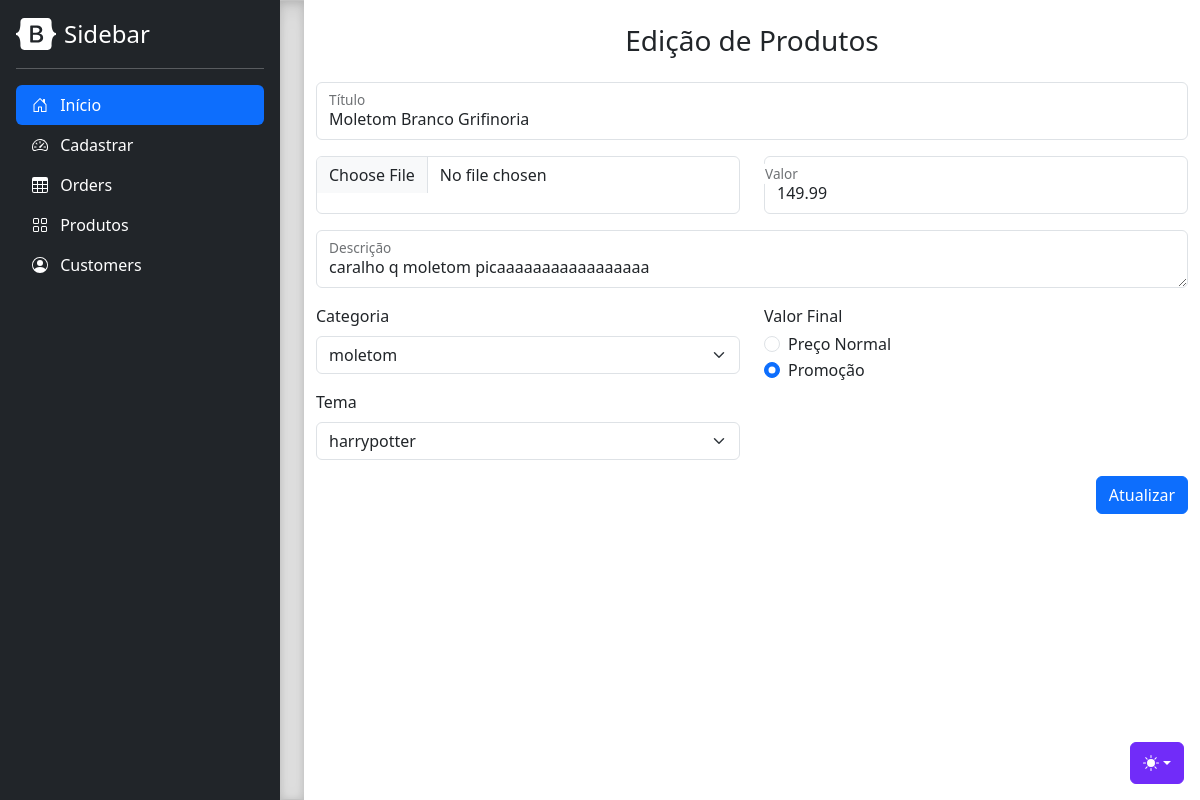
The page /admin/form-edicao.php?idproduto=5 on the database its author committed.
### tables this page shows
CREATE TABLE `produtos` (
  `idproduto` int NOT NULL AUTO_INCREMENT,
  `titulo` varchar(200) DEFAULT NULL,
  `valor` double DEFAULT NULL,
  `descricao` text,
  `imagem` longblob,
  `promocao` int DEFAULT NULL,
  `idcategoria` int DEFAULT NULL,
  `idtema` int DEFAULT NULL,
  PRIMARY KEY (`idproduto`),
  KEY `idcategoria_idx` (`idcategoria`),
  KEY `idtema_idx` (`idtema`),
  CONSTRAINT `idcategoria` FOREIGN KEY (`idcategoria`) REFERENCES `categorias` (`idcategoria`),
  CONSTRAINT `idtema` FOREIGN KEY (`idtema`) REFERENCES `tema` (`idtema`)
);

### admin/src/ProdutosDAO.php (called while the page is built, shortened)
<?php
class ProdutosDAO {
    public function getProduto($idproduto) {
        $conexaoBD = ConexaoBD::conectar();
        $sql = "select * from produtos where idproduto=$idproduto";
        $resultado = $conexaoBD->query($sql);
        $produto = $resultado->fetch(PDO::FETCH_ASSOC);
        return $produto;
    }
}

### admin/src/CategoriaDAO.php (called while the page is built, shortened)
<?php
class CategoriaDAO {
    public function getCategorias(){
        $conexaoBD = ConexaoBD::conectar();
        $sql = "select * from categorias";
        $resultado = $conexaoBD->query($sql);
        $categorias = $resultado->fetchAll(PDO::FETCH_ASSOC);
        return $categorias;
    }
}

### admin/src/TemaDAO.php (called while the page is built, shortened)
<?php
class TemaDAO {
    public function getTemas(){
        $conexaoBD = ConexaoBD::conectar();
        $sql = "select * from tema";
        $resultado = $conexaoBD->query($sql);
        $temas = $resultado->fetchAll(PDO::FETCH_ASSOC);
        return $temas;
    }
}

### admin/form-edicao.php (the view, shortened to what this page needs)
<?php
  include "menu.php";
  require_once "src/ProdutosDAO.php";
  $produtosDAO = new ProdutosDAO();
  $produto = $produtosDAO->getProduto($_GET['idproduto']);
?>
<div class="container w-75">
  <form action="edicao-produto.php" method="post" enctype="multipart/form-data">
    <h3 class="text-center my-4">Edição de Produtos</h3>
    <div class="form-floating my-3">
      <input type="text" class="form-control" id="textID" placeholder="text" name="titulo" value="<?=$produto['titulo']?>" required>
      <label for="floatingInput">Título</label>
    </div>
    <div class="row my-3">
      <div class="col-6">
        <input type="file" class="form-control h-100" id="imagemID" name="imagem">
      </div>
      <div class="form-floating col-6">
        <input type="text" class="form-control" id="valorID" placeholder="text" name="valor" value="<?=$produto['valor']?>" required>
        <label for="floatingInput">Valor</label>
      </div>
    </div>
    <div class="form-floating">
      <textarea class="form-control" placeholder="Leave a comment here" id="descricaoID" name="descricao" required><?=$produto['descricao']?></textarea>
      <label for="descricaoID">Descrição</label>
    </div>
    <div class="row align-items-start mt-3">
      <div class="col-6">
        <div>
          <label class="form-label">Categoria</label>
          <select name="idcategoria" class="form-select" required>
            <?php
              require_once "src/CategoriaDAO.php";
              $categoriaDAO = new CategoriaDAO();
              $categorias = $categoriaDAO -> getCategorias();
              foreach ($categorias as $categoria) {
                if($categoria['idcategoria'] == $produto['idcategoria']) {
                  $selected = "SELECTED";
                } else{
                  $selected = "";
                }
            ?>
              <option <?=$selected?> value="<?=$categoria['idcategoria']?>"><?=$categoria['categoria']?></option>
            <?php
              }
            ?>
          </select>
        </div>
        <div class="mt-3">
          <label class="form-label">Tema</label>
          <select name="idtema" class="form-select" required>
            <?php
              require_once "src/temaDAO.php";
              $temaDAO = new TemaDAO();
              $temas = $temaDAO -> getTemas();
              foreach ($temas as $tema) {
                if($tema['idtema'] == $produto['idtema']) {
                  $selected = "SELECTED";
                } else{
                  $selected = "";
                }
            ?>
              <option <?=$selected?> value="<?=$tema['idtema']?>"><?=$tema['tema']?></option>
            <?php
              }
            ?>
          </select>
        </div>
      </div>
      <div class="col-6">
        <p class="mb-1">Valor Final</p>
        <?php
            if ($produto['promocao']==1) {
          ?>
            <div class="form-check">
              <input class="form-check-input" type="radio" value="0" id="normal" name="promocao">
              <label class="form-check-label" for="normal">
                Preço Normal
              </label>
            </div>
            <div class="form-check">
              <input class="form-check-input" type="radio" value="1" id="promocao" name="promocao" checked>
              <label class="form-check-label" for="promocao">
                Promoção
              </label>
            </div>
          <?php
            }
          ?>
      </div>
    </div>
    <button type="submit" class="btn btn-primary mt-3 float-end">Atualizar</button>
  </form>
</div>
<?php
  include "rodape.php";
?>

### admin/sidebars.css (style rules this page uses)
body { min-height: 100vh; min-height: -webkit-fill-available; }
html { height: -webkit-fill-available; }

### rows shown on the page
produtos: titulo "Moletom Branco Grifinoria", valor "149.99", descricao "caralho q moletom picaaaaaaaaaaaaaaaaa"

### other values the page prints
form field idcategoria "moletom"
form field idtema "harrypotter"
